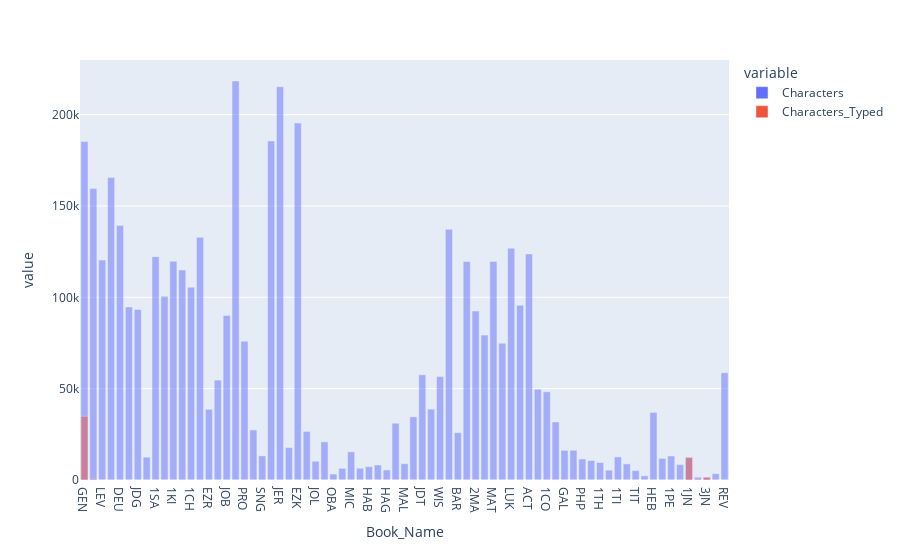

This figure's notebook cell:
### Markdown cell above
### Creating a chart that compares the number of characters in each book with the number that have been typed:

This provides a clearer view of the player's progress in typing the Bible, as each bar's height is based on the number of characters. (In contrast, bars for fully typed small books will be just as high in fig_proportion_of_each_book_typed as those for fully typed large books.)

### Code cell
fig_characters_typed_in_each_book = px.bar(df_characters_typed_by_book, 
x = 'Book_Name', y = ['Characters', 'Characters_Typed'], barmode = 'overlay')
fig_characters_typed_in_each_book.write_html(
    'Analyses/characters_typed_by_book.html')
fig_characters_typed_in_each_book.write_image(
    'Analyses/characters_typed_by_book.png', 
    width = 1920, height = 1080, engine = 'kaleido', scale = 2)
fig_characters_typed_in_each_book

### Figure 1 — Plotly figure (JSON) as saved in the notebook; plotly's stock layout.template omitted (floating-point values rounded to 4 significant figures)
{"data": [{"alignmentgroup": "True", "hovertemplate": "variable=Characters<br>Book_Name=%{x}<br>value=%{y}<extra></extra>", "legendgroup": "Characters", "marker": {"color": "#636efa", "opacity": 0.5, "pattern": {"shape": ""}}, "name": "Characters", "offsetgroup": "Characters", "orientation": "v", "showlegend": true, "textposition": "auto", "type": "bar", "x": ["GEN", "EXO", "LEV", "NUM", "DEU", "JOS", "JDG", "RUT", "1SA", "2SA", "1KI", "2KI", "1CH", "2CH", "EZR", "NEH", "JOB", "PSA", "PRO", "ECC", "SNG", "ISA", "JER", "LAM", "EZK", "HOS", "JOL", "AMO", "OBA", "JON", "MIC", "NAM", "HAB", "ZEP", "HAG", "ZEC", "MAL", "TOB", "JDT", "ESG", "WIS", "SIR", "BAR", "1MA", "2MA", "DAG", "MAT", "MRK", "LUK", "JHN", "ACT", "ROM", "1CO", "2CO", "GAL", "EPH", "PHP", "COL", "1TH", "2TH", "1TI", "2TI", "TIT", "PHM", "HEB", "JAS", "1PE", "2PE", "1JN", "2JN", "3JN", "JUD", "REV"], "xaxis": "x", "y": [185293, 159492, 120367, 165525, 139344, 94721, 93365, 12505, 122241, 100552, 119726, 114964, 105529, 132807, 38692, 54680, 90053, 218388, 75981, 27419, 13203, 185587, 215297, 17722, 195384, 26589, 10261, 20876, 3265, 6386, 15400, 6446, 7307, 8197, 5489, 31085, 8912, 34593, 57613, 38794, 56619, 137185, 25899, 119609, 92464, 79306, 119621, 74901, 126856, 95683, 123742, 49703, 48301, 31750, 16240, 16273, 11523, 10665, 9559, 5396, 12632, 8815, 5134, 2267, 36994, 11803, 13132, 8442, 12363, 1536, 1525, 3461, 58702], "yaxis": "y"}, {"alignmentgroup": "True", "hovertemplate": "variable=Characters_Typed<br>Book_Name=%{x}<br>value=%{y}<extra></extra>", "legendgroup": "Characters_Typed", "marker": {"color": "#EF553B", "opacity": 0.5, "pattern": {"shape": ""}}, "name": "Characters_Typed", "offsetgroup": "Characters_Typed", "orientation": "v", "showlegend": true, "textposition": "auto", "type": "bar", "x": ["GEN", "EXO", "LEV", "NUM", "DEU", "JOS", "JDG", "RUT", "1SA", "2SA", "1KI", "2KI", "1CH", "2CH", "EZR", "NEH", "JOB", "PSA", "PRO", "ECC", "SNG", "ISA", "JER", "LAM", "EZK", "HOS", "JOL", "AMO", "OBA", "JON", "MIC", "NAM", "HAB", "ZEP", "HAG", "ZEC", "MAL", "TOB", "JDT", "ESG", "WIS", "SIR", "BAR", "1MA", "2MA", "DAG", "MAT", "MRK", "LUK", "JHN", "ACT", "ROM", "1CO", "2CO", "GAL", "EPH", "PHP", "COL", "1TH", "2TH", "1TI", "2TI", "TIT", "PHM", "HEB", "JAS", "1PE", "2PE", "1JN", "2JN", "3JN", "JUD", "REV"], "xaxis": "x", "y": [34861, 507, 0, 202, 0, 0, 38, 0, 0, 0, 0, 191, 0, 0, 0, 0, 0, 0, 0, 0, 191, 0, 0, 0, 0, 0, 0, 0, 0, 0, 0, 0, 0, 0, 0, 0, 0, 0, 0, 0, 0, 0, 0, 0, 0, 0, 0, 0, 0, 0, 0, 0, 0, 0, 0, 0, 0, 0, 0, 0, 0, 0, 0, 0, 0, 0, 0, 0, 12363, 453, 1525, 136, 64], "yaxis": "y"}], "layout": {"barmode": "overlay", "legend": {"title": {"text": "variable"}, "tracegroupgap": 0}, "margin": {"t": 60}, "xaxis": {"anchor": "y", "domain": [0, 1], "title": {"text": "Book_Name"}}, "yaxis": {"anchor": "x", "domain": [0, 1], "title": {"text": "value"}}}}
